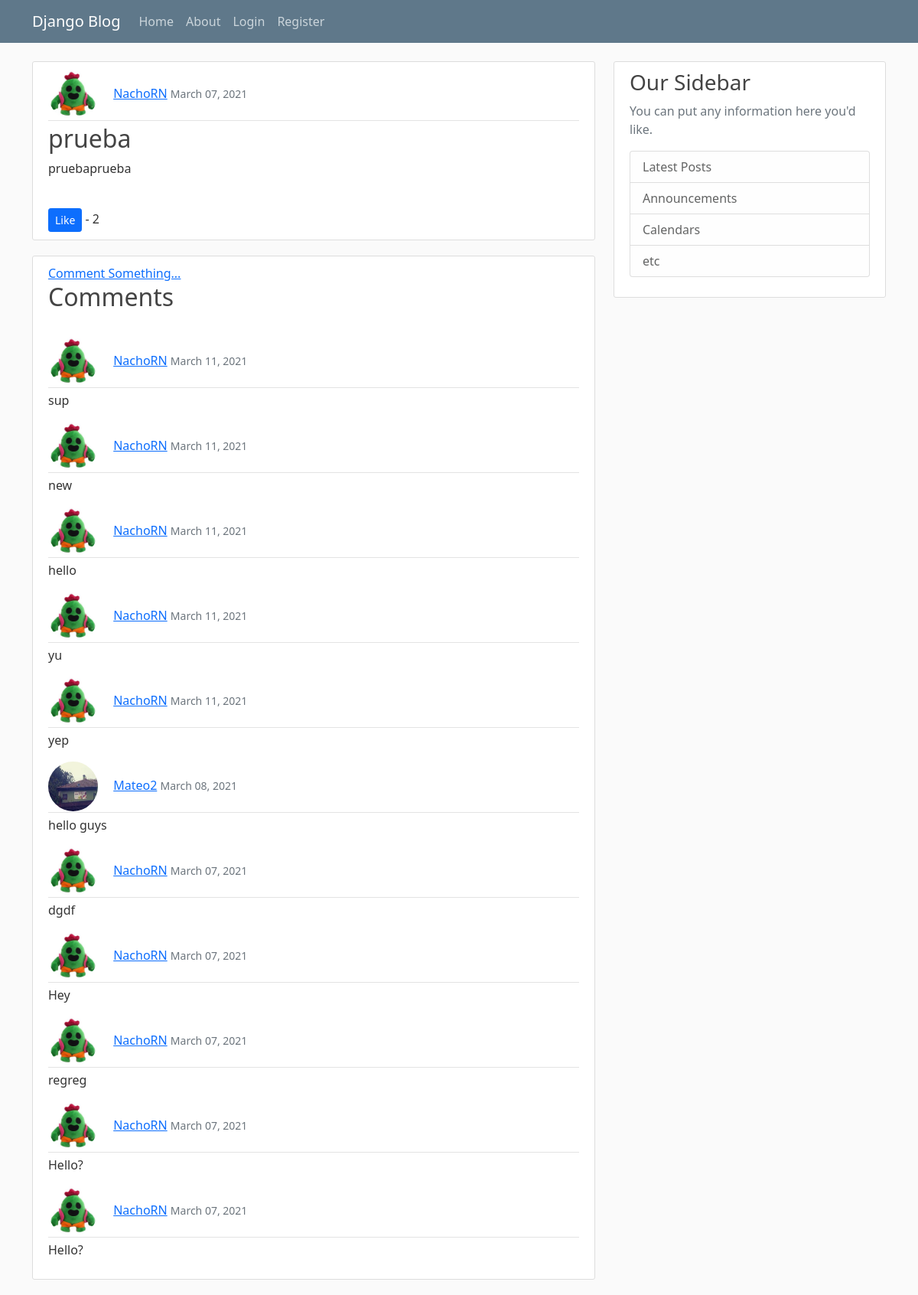
/post/21/, run on the app's committed database.
### blog/models.py (models this page shows, shortened)
class Post(models.Model):
    title = models.CharField(max_length=25)
    content = models.TextField()
    date_posted = models.DateTimeField(default= timezone.now)
    author = models.ForeignKey(User, on_delete= models.CASCADE) #Le dice que hacer con el post si borra el autor
    image = models.ImageField(upload_to='blog_images', blank=True)
    likes = models.ManyToManyField(User, related_name="blog_post")
    def total_likes(self): #Cuenta todos los likes, realmente no lo uso
        return self.likes.count()

class Commentary(models.Model):
    author = models.ForeignKey(User, on_delete= models.CASCADE)
    post = models.ForeignKey(Post, on_delete= models.CASCADE, related_name="comments") #ForeignKey crea una relacion en la que en el model que has
    date_posted = models.DateTimeField(default= timezone.now)                          #puesto el foreignkey es el many, y al model con el que se relaciona (Post en este caso)
    content = models.TextField()                                                        #es el one (many to one). Es como si post tuviese un field = Commentary, gracias a que
    class Meta:
        ordering = ['-date_posted']

### users/models.py (models this page shows, shortened)
class Profile(models.Model):
    user = models.OneToOneField(User, on_delete=models.CASCADE)
    image = models.ImageField(default = 'default.jpg', upload_to='profile_pics')

### blog/views.py (the view)
# urls.py: path('post/<int:pk>/', PosteDetailView.as_view(), name = 'post-detail'),
class PosteDetailView(DetailView): #Esta muestra los detalles de un post especifico cuando te metes en ese post
    model = Post
    context_object_name = 'post'
    def get_context_data(self, *args, **kwargs): #Añadimos a lo que pasamos al template los likes
        context = super().get_context_data(**kwargs) #Esto se pone siempre
        post = get_object_or_404(Post, id=self.kwargs['pk']) #Cogemos el post cuyo id es el que está en el url
        total_likes = post.total_likes() #Llamamos a la funcion que cuenta likes que hemos creado
        context["total_likes"] = total_likes #Lo pasamos al template y alli podemos acceder a estos datos con el nombre que pongamos en los corchetes
        return context

### blog/templates/blog/post_detail.html (shortened to what this page needs)
{% extends "blog/base.html" %}
{% block content %}
<article class="media content-section">
    <div class="media-body">
        <div class="article-metadata">
            <img class="rounded-circle article-img" src="{{ post.author.profile.image.url}}" alt="Author`s profile pic">
            <a class="mr-2" href="{% url 'user-posts' post.author.username %}">{{ post.author }}</a>
            <small class="text-muted">{{ post.date_posted|date:"F d, Y" }}</small>
        </div>
        <h2 class="article-title">{{ post.title }}</h2>
        <p class="mb-3 article-content">{{ post.content }}</p>
        <br>
        {% include 'blog/like_feature.html' %}
    </div>
</article>
<div class="media content-section">
    <a class="mr-2" href="{% url 'commentary-create' post.id %}">Comment Something...</a>
    <h2>Comments</h2>
    <br>
    {% if not post.comments.all %}
        <h5 class="text-muted">Be the first to comment!</h3>
    {% else %}
        {% for comment in post.comments.all %}
            <div class="media-body">
                <div class="article-metadata">
                    <img class="rounded-circle article-img" src="{{ comment.author.profile.image.url}}" alt="Author`s profile pic">
                    <a class="mr-2" href="{% url 'user-posts' comment.author.username %}">{{ comment.author }}</a>
                    <small class="text-muted">{{ comment.date_posted|date:"F d, Y" }}</small>
                </div>
                <p>{{ comment.content }}</p>
            </div>
        {% endfor %}
    {% endif %}
</div>
{% endblock content %}

### blog/templates/blog/like_feature.html (shortened to what this page needs)
<form action="{% url 'post-like' post.pk %}" method="POST">
    <button type="submit" name="post_id" value="{{ post.id }}" class="btn btn-primary btn-sm">
        Like
    </button> - {{ post.likes.count }}
</form>

### blog/static/blog/main.css (style rules this page uses)
body { background: #fafafa; color: #333333; margin-top: 5rem; }
h1, h2, h3, h4, h5, h6 { color: #444444; }
.content-section { background: #ffffff; padding: 10px 20px; border: 1px solid #dddddd; border-radius: 3px; margin-bottom: 20px; }
.article-title { color: #444444; }
.article-content { white-space: pre-line; }
.article-img { height: 65px; width: 65px; margin-right: 16px; }
.article-metadata { padding-bottom: 1px; margin-bottom: 4px; border-bottom: 1px solid #e3e3e3 }

### data on the page
Post: author.profile.image (picture), author "NachoRN", date_posted "March 07, 2021", title "prueba", content "pruebaprueba", likes.count "2"
Commentary: author.profile.image (picture), author "NachoRN", date_posted "March 11, 2021", content "sup"
Commentary: author.profile.image (picture), author "NachoRN", date_posted "March 11, 2021", content "new"
Commentary: author.profile.image (picture), author "NachoRN", date_posted "March 11, 2021", content "hello"
Commentary: author.profile.image (picture), author "NachoRN", date_posted "March 11, 2021", content "yu"
Commentary: author.profile.image (picture), author "NachoRN", date_posted "March 11, 2021", content "yep"
Commentary: author.profile.image (placeholder picture), author "Mateo2", date_posted "March 08, 2021", content "hello guys"
Commentary: author.profile.image (picture), author "NachoRN", date_posted "March 07, 2021", content "dgdf"
Commentary: author.profile.image (picture), author "NachoRN", date_posted "March 07, 2021", content "Hey"
Commentary: author.profile.image (picture), author "NachoRN", date_posted "March 07, 2021", content "regreg"
Commentary: author.profile.image (picture), author "NachoRN", date_posted "March 07, 2021", content "Hello?"
Commentary: author.profile.image (picture), author "NachoRN", date_posted "March 07, 2021", content "Hello?"
